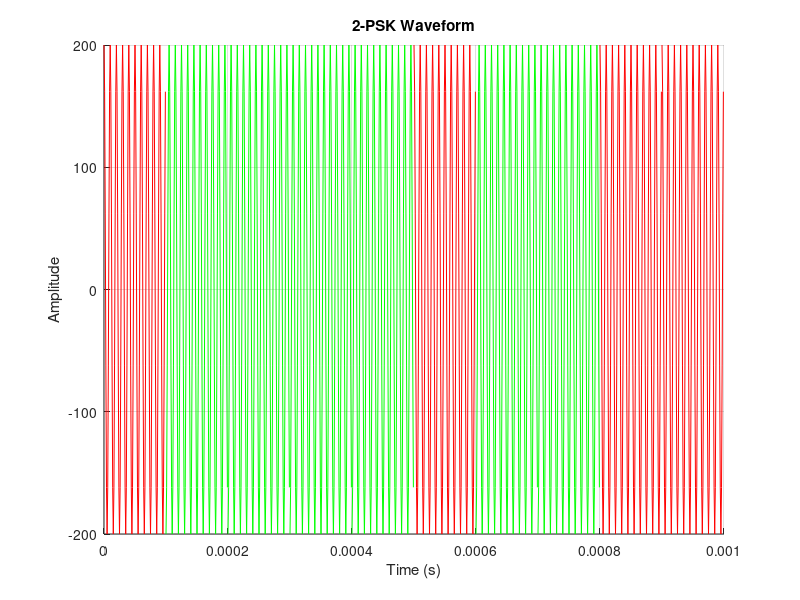
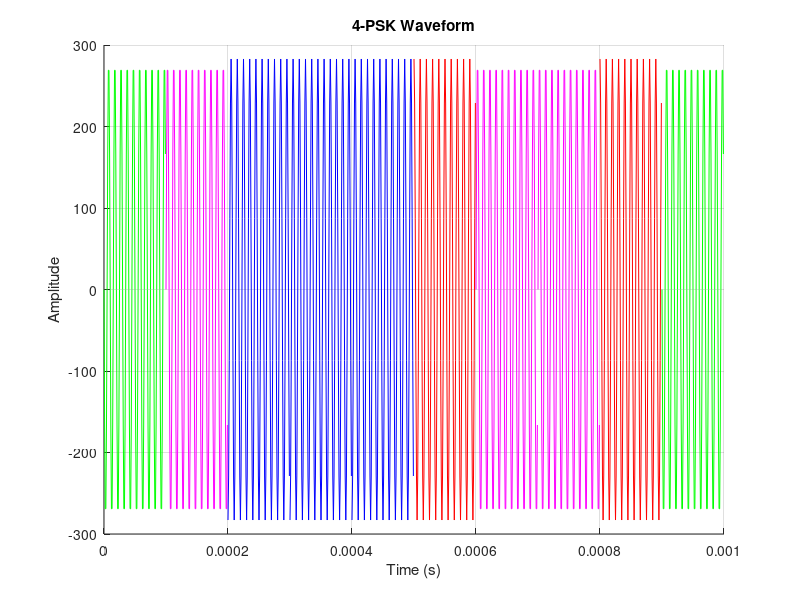
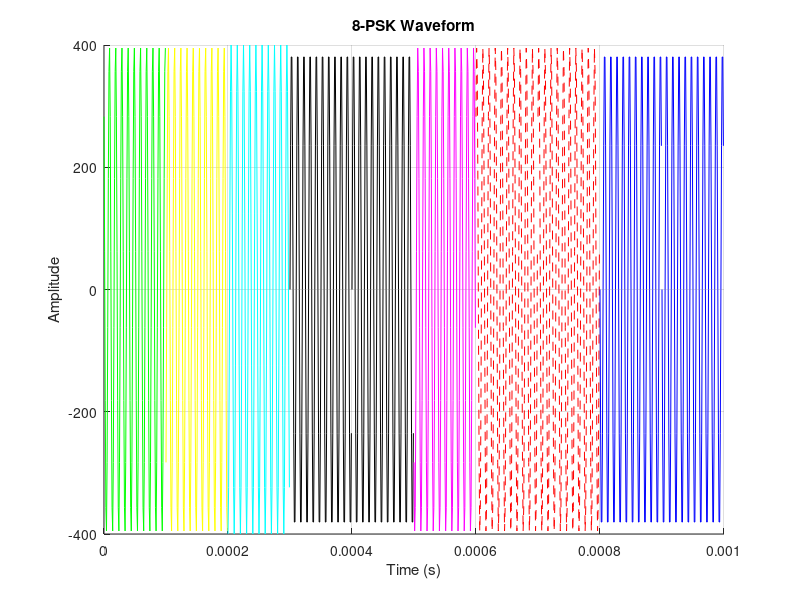

These figures' MATLAB source, in order:
% Parameters
M_values = [2, 4, 8];
fc = 100e3;
Eb = 1;
Es = Eb*M_values;
T = 0.1e-3;
fs = 10 * fc;
Ts = 1 / fs;

% Number of bits
n = 1024;

% Generate random bits
bits = randi([0, 1], 1, n);

% Anon function to convert bit sequence to M-PSK symbols
% This works by reordering the bits into 2xlog2(M) bit segments and then
% converting it to decimal representations using the reshape and bi2de
% functions respectively.
reshaped_bits = @(bits, M) reshape(bits, [], log2(M));
bits_to_symbols = @(bits, M) bi2de(reshaped_bits(bits,M), 'left-msb')';

% Anon function to create M-PSK waveform
psk_waveform = @(symbol, M, fc, Eb, T, Ts) sqrt(2 * Eb / T) * cos(2 * pi * fc * (0:Ts:T-Ts) + 2 * pi * symbol / M);

% Assign up to 10 colours for plotting
colors = {'r', 'g', 'b', 'm', 'c', 'y', 'k', 'r--', 'g--', 'b--'};

% Add loop counter to index Es
loops = 0;
for M = M_values
    loops = loops + 1;
    % Pad bits with zeros until the length is divisible by log2(M)
    bits_padded = bits;
    while mod(length(bits_padded), log2(M)) ~= 0
        bits_padded = [bits_padded, 0];
    end
    
    % Convert bits to M-ary symbols
    symbols = bits_to_symbols(bits_padded, M);

    % Create M-PSK waveform
    waveform_segments = {};
    for symbol = symbols(1:10)
        waveform_segments{end + 1} = psk_waveform(symbol, M, fc, Es(loops), T, Ts);
    end

    % Plot waveform
    figure;
    hold on;
    time_vector = (0:Ts:(T * 10) - Ts);
    for i = 1:length(waveform_segments)
        start_time = (i - 1) * T;
        plot(start_time + (0:Ts:T-Ts), waveform_segments{i}, colors{symbols(i) + 1});
    end
    hold off;
    title([num2str(M), '-PSK Waveform']);
    xlabel('Time (s)');
    ylabel('Amplitude');
    grid on;
end
